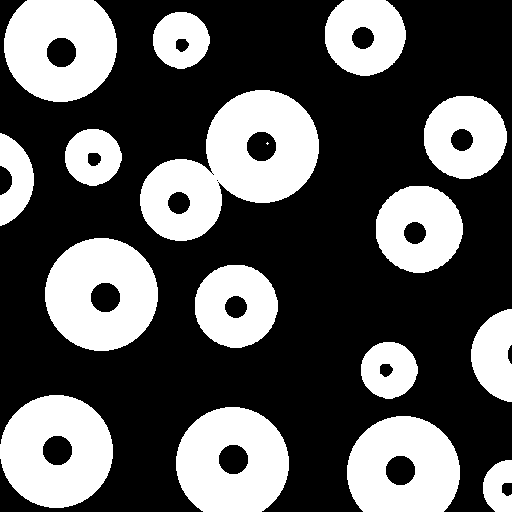
#> input picture week04/holes.tif, 512 x 512 px
$ jupyter execute --allow-errors Code.ipynb
#> lines starting #> are read from the running program, lines starting #| are printed output that depends on the picture; after the words box and inside, x2 and y2 are one past the last pixel; in counts of white or black regions, pixels touching at a corner belong together
[cell 1]
import numpy as np
import cv2
import matplotlib.pyplot as plt

### Dilation

[cell 2]
def show(title='image', image=None):
    plt.title(title)
    plt.imshow(image,'gray')
    plt.axis('off')
    plt.show()

#> (a cell that did not finish here is left out)

[cell 4]
img = cv2.imread('./holes.tif',0)
#> img: shape (512, 512); 35.3% white; 17 white regions (1 under 20 px), largest, box (x1, y1, x2, y2) and area: (140, 90, 319, 241) 14240, (45, 238, 158, 351) 9332, (0, 395, 113, 508) 9332
thresholded = np.zeros((img.shape[0], img.shape[1]))

#binarizing image

for i in range(img.shape[0]):
    for j in range(img.shape[1]):
        if img[i,j] >127:
            thresholded[i,j] = 255


dilate = np.zeros((img.shape[0], img.shape[1]))
# [7 lines of commented-out code are left out]

show('Original', img)
#> (the rest of this cell did not finish here and is left out)

[cell 5]
img = cv2.imread('./text.tif',0)
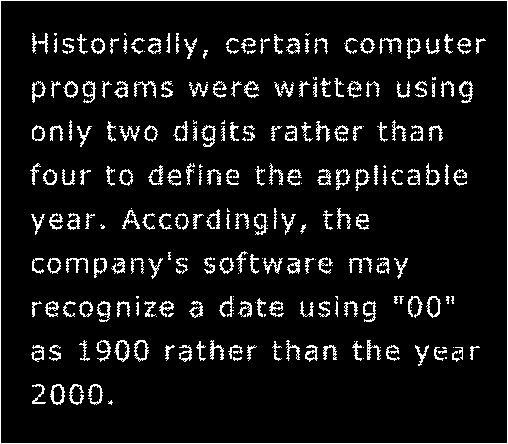
#> input picture week04/text.tif, 508 x 444 px
#> img: shape (444, 508); 7.9% white in thin lines or dots
thresholded = np.where(img>127, 255, 0)
#> thresholded: shape (444, 508) int64; 7.9% white in thin lines or dots
result = np.zeros((img.shape[0], img.shape[1]))
mask = np.ones((3,3), dtype=np.int8)
k = mask.shape[0]//2
img2 = np.pad(thresholded, (k,k), 'constant')/255
#> img2: shape (446, 510) float64; values 0 (black) and 1 (white), 7.8% white in thin lines or dots
for i in range(img.shape[0]):
    for j in range(img.shape[1]):
        if img2[i:i+k, j:j+k].any() == mask.any():
            result[i,j] = 1
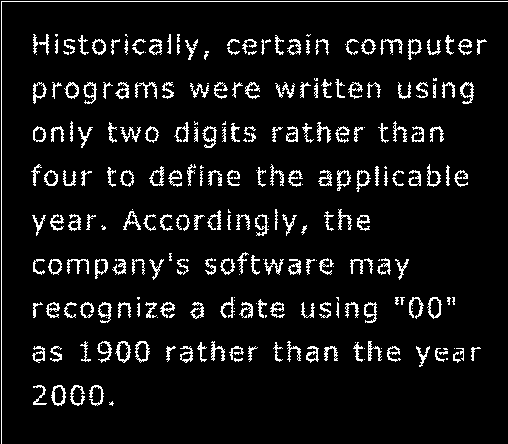
#> result: shape (444, 508) float64; values 0 (black) and 1 (white), 7.5% white in thin lines or dots

show('Origina', img)
show('result', result)

### Erosion

[cell 6]
img = cv2.imread('./wire.tif',0)
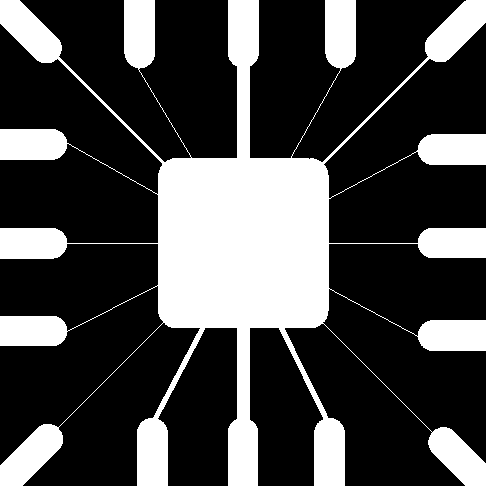
#> input picture week04/wire.tif, 486 x 486 px
#> img: shape (486, 486); 28.1% white; 1 white region, box (x1, y1, x2, y2) and area: (0, 0, 486, 486) 66259
thresholded = np.where(img>127, 255, 0)
result = np.zeros((img.shape[0], img.shape[1]))
mask = np.ones((5,5), dtype=np.int8)
k = mask.shape[0]//2
img2 = np.pad(thresholded, (k,k), 'constant')/255
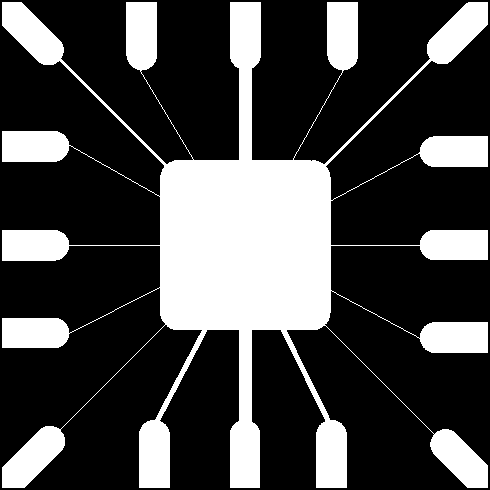
#> img2: shape (490, 490) float64; values 0 (black) and 1 (white), 27.6% white; 1 white region, box (x1, y1, x2, y2) and area: (2, 2, 488, 488) 66259
for i in range(img.shape[0]):
    for j in range(img.shape[1]):
        if img2[i:i+k, j:j+k].all() == mask.all():
            result[i,j] = 1
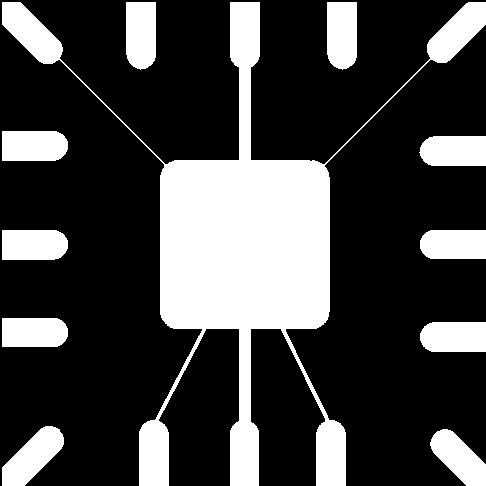
#> result: shape (486, 486) float64; values 0 (black) and 1 (white), 26.3% white; 11 white regions, largest, box (x1, y1, x2, y2) and area: (2, 2, 486, 486) 43371, (2, 426, 64, 486) 2028, (327, 2, 357, 70) 1911

show('Origina', img)
show('result', result)

### Opening
    erosion followed by dilation

[cell 7]
img = cv2.imread('./fingerprint.tif', 0)
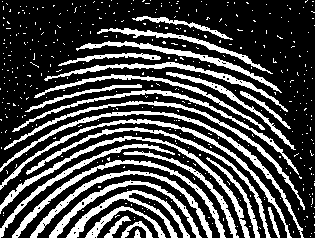
#> input picture week04/fingerprint.tif, 315 x 238 px
#> img: shape (238, 315); 28.5% white; 414 white regions (387 under 20 px), largest, box (x1, y1, x2, y2) and area: (0, 111, 304, 238) 1388, (0, 136, 250, 238) 1372, (0, 119, 292, 238) 1337
mask = np.ones((5,5), dtype=np.int8)
k = mask.shape[0]//2
show('Origina', img)
result = np.zeros((img.shape[0], img.shape[1]), dtype=np.int8)
thresholded = np.where(img>127, 255, 0)/255
img2 = np.pad(thresholded, (k,k), 'constant')
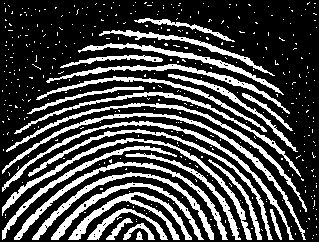
#> img2: shape (242, 319) float64; values 0 (black) and 1 (white), 27.7% white; 414 white regions (387 under 20 px), largest, box (x1, y1, x2, y2) and area: (2, 113, 306, 240) 1388, (2, 138, 252, 240) 1372, (2, 121, 294, 240) 1337


for i in range(img.shape[0]):
    for j in range(img.shape[1]):
        if img2[i:i+k, j:j+k].all() == mask.all():
            result[i,j] = 1
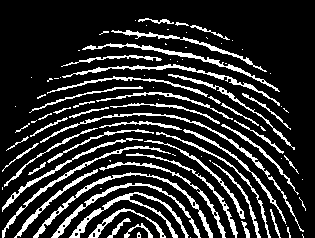
#> result: shape (238, 315) int8; values 0 (black) and 1 (white), 17.8% white in thin lines or dots, all inside (x1, y1, x2, y2) = (2, 18, 306, 238)

show('Eroded', result)
for i in range(img.shape[1]):
    for j in range(img.shape[1]):
        if result[i:i+k, j:j+k].any() == mask.any():
            result[i,j] = 1
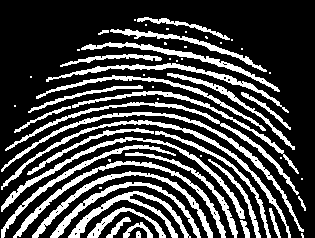
#> result: shape (238, 315) int8; values 0 (black) and 1 (white), 27.1% white; 58 white regions (26 under 20 px), largest, box (x1, y1, x2, y2) and area: (1, 112, 304, 232) 1364, (1, 120, 291, 238) 1326, (13, 161, 226, 238) 1277
show('Opening',result )

### Closing
    Dilation followed by erosion

### Corner counting

### Intensity Slicing

### Reconstruct image from 6-8 layers

[cell 8]
img = np.array([[0, 0, 1, 0, 0, 1, 0, 0],
                [0, 0, 1, 1, 1, 1, 1, 0],
                [1, 1, 1, 1, 1, 1, 0, 0],
                [1, 1, 1, 1, 1, 1, 1, 1],
                [0, 0, 1, 1, 1, 1, 0, 0],
                [0, 0, 1, 1, 1, 1, 0, 0],
                [0, 0, 1, 1, 1, 0, 0, 0]])
result = np.zeros((img.shape[0], img.shape[1]))
mask = np.ones((3,3), dtype=np.int8)
m = mask.shape[0]//2
img = np.pad(img, (m), 'constant')
for i in range(img.shape[0]-1):
    for j in range(img.shape[1]-1):
        if img[i,j]==mask[0,0] and img[i,j+1]==mask[0,1] and img[i,j]==mask[0,2] and img[i+1,j]==mask[1,0] and img[i+1,j+1]==mask[1,1] and img[i+1,j+2]==mask[1,2] and img[i+1,j]==mask[2,0] and img[i+2,j+1]==mask[2,1] and img[i+2,j+2]==mask[2,2]:
            result[i,j] = 1

print(result)

[cell 9]
img.shape

[cell 10]
img = np.ones((7,7))
img2 = np.pad(img,(1,1), 'constant')
print(img.shape, img2.shape)

[cell 11]
img = cv2.imread('./holes.tif',0)
thresholded = np.zeros((img.shape[0], img.shape[1]))

#binarizing image

for i in range(img.shape[0]):
    for j in range(img.shape[1]):
        if img[i,j] >127:
            thresholded[i,j] = 255


dilate = np.zeros((img.shape[0], img.shape[1]))
mask = np.ones((3,3), dtype=np.uint8)
m = mask.shape[0]//2
p_img = np.pad(thresholded, (m, m), 'constant')/255

for i in range(img.shape[0]):
    for j in range(img.shape[1]):
        region = p_img[i:i+3,j:j+3]
        if region.any() == mask.any():
            dilate[i,j] = 1
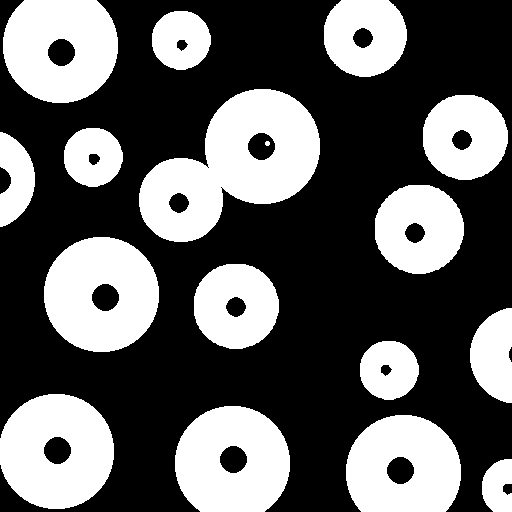
#> dilate: shape (512, 512) float64; values 0 (black) and 1 (white), 37.8% white; 17 white regions, largest, box (x1, y1, x2, y2) and area: (139, 89, 320, 242) 15185, (44, 237, 159, 352) 9900, (0, 394, 114, 509) 9883
